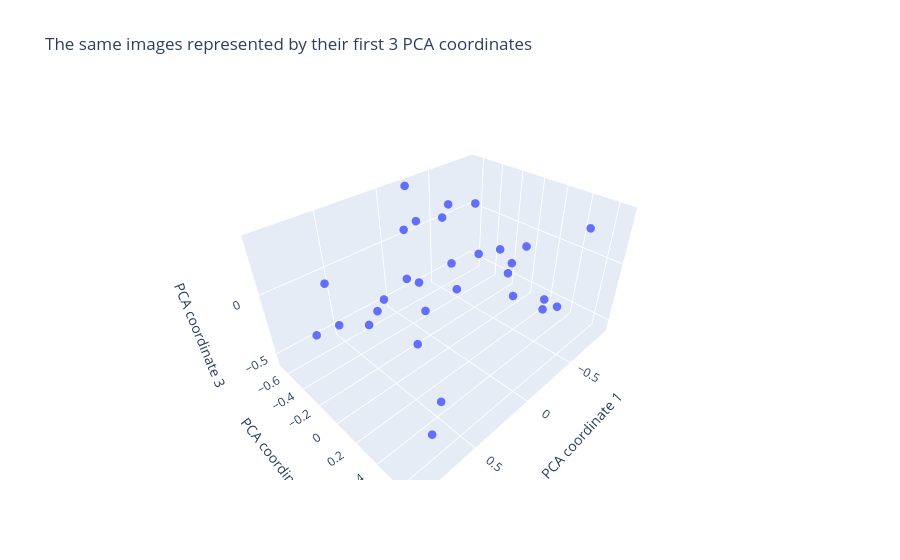

Notebook source saved alongside this figure:
### Markdown cell above
## Part 4D — Looking at the First 3 PCA Coordinates

Our original images have 16 pixel coordinates.

But the images were secretly created from only 3 hidden patterns:

1. Top vertical line
2. Middle horizontal line
3. Bottom vertical line

So we expect PCA to discover that most of the useful information lives in about 3 directions.

So we expect PCA to discover that most of the useful information comes from about 3 independent ways that the images can vary.

In our synthetic dataset these are approximately:

1. How strong is the top vertical line?
2. How strong is the middle horizontal line?
3. How strong is the bottom vertical line?

In linear algebra, each such pattern of variation is called a direction.
This does not mean the image originally had only 3 pixels.
It means PCA found 3 new coordinates that capture most of the important variation.

### Code cell
# --------------------------------------------------
# Part 4D: Show the first 3 PCA coordinates in 3D
# --------------------------------------------------

import plotly.express as px
import pandas as pd

X_pca_3d = X_pca_full[:, :3]

pca_3d_df = pd.DataFrame({
    "PC1": X_pca_3d[:, 0],
    "PC2": X_pca_3d[:, 1],
    "PC3": X_pca_3d[:, 2],
    "Image": [f"Image {i+1}" for i in range(X_pca_3d.shape[0])]
})

fig = px.scatter_3d(
    pca_3d_df,
    x="PC1",
    y="PC2",
    z="PC3",
    hover_name="Image",
    title="The same images represented by their first 3 PCA coordinates"
)

fig.update_traces(marker=dict(size=5))

fig.update_layout(
    scene=dict(
        xaxis_title="PCA coordinate 1",
        yaxis_title="PCA coordinate 2",
        zaxis_title="PCA coordinate 3"
    )
)

fig.show()

### Figure 1 — Plotly figure (JSON) as saved in the notebook; plotly's stock layout.template omitted (floating-point values rounded to 4 significant figures)
{"data": [{"hovertemplate": "<b>%{hovertext}</b><br><br>PC1=%{x}<br>PC2=%{y}<br>PC3=%{z}<extra></extra>", "hovertext": ["Image 1", "Image 2", "Image 3", "Image 4", "Image 5", "Image 6", "Image 7", "Image 8", "Image 9", "Image 10", "Image 11", "Image 12", "Image 13", "Image 14", "Image 15", "Image 16", "Image 17", "Image 18", "Image 19", "Image 20", "Image 21", "Image 22", "Image 23", "Image 24", "Image 25", "Image 26", "Image 27", "Image 28", "Image 29", "Image 30"], "legendgroup": "", "marker": {"color": "#636efa", "size": 5, "symbol": "circle"}, "mode": "markers", "name": "", "scene": "scene", "showlegend": false, "type": "scatter3d", "x": [-0.005362, -0.655, 0.6496, -0.2242, 0.6522, 0.1448, 0.3258, 0.7944, -0.356, -0.7974, 0.9141, 0.02841, -0.07414, -0.01807, -0.2154, -0.00907, -0.4709, 0.4162, 0.5901, -0.5114, 0.07182, 0.3497, -0.1861, -0.4652, -0.2202, -0.416, 0.5492, 0.6441, -0.9368, -0.5694], "y": [0.4929, 0.5972, -0.4586, 0.6002, -0.001957, -0.5558, 0.3881, 0.6767, -0.1055, 0.2581, -0.1435, -0.4079, -0.3323, 0.4629, 0.4349, -0.3184, -0.4801, 0.3473, 0.007268, -0.5892, 0.09527, 0.1062, -0.6767, -0.152, -0.6751, 0.2311, 0.3051, -0.3759, 0.3038, -0.03412], "z": [0.3421, 0.3577, 0.05974, 0.03255, -0.008034, -0.3786, 0.2774, -0.2495, 0.3952, -0.5432, -0.01375, -0.1743, -0.4859, 0.2553, 0.3405, 0.3113, 0.2297, -0.5774, 0.06397, 0.06779, 0.1999, 0.1965, 0.04766, -0.06271, 0.3927, -0.2296, -0.02788, -0.2341, -0.5672, -0.01787]}], "layout": {"legend": {"tracegroupgap": 0}, "scene": {"domain": {"x": [0, 1], "y": [0, 1]}, "xaxis": {"title": {"text": "PCA coordinate 1"}}, "yaxis": {"title": {"text": "PCA coordinate 2"}}, "zaxis": {"title": {"text": "PCA coordinate 3"}}}, "title": {"text": "The same images represented by their first 3 PCA coordinates"}}}
